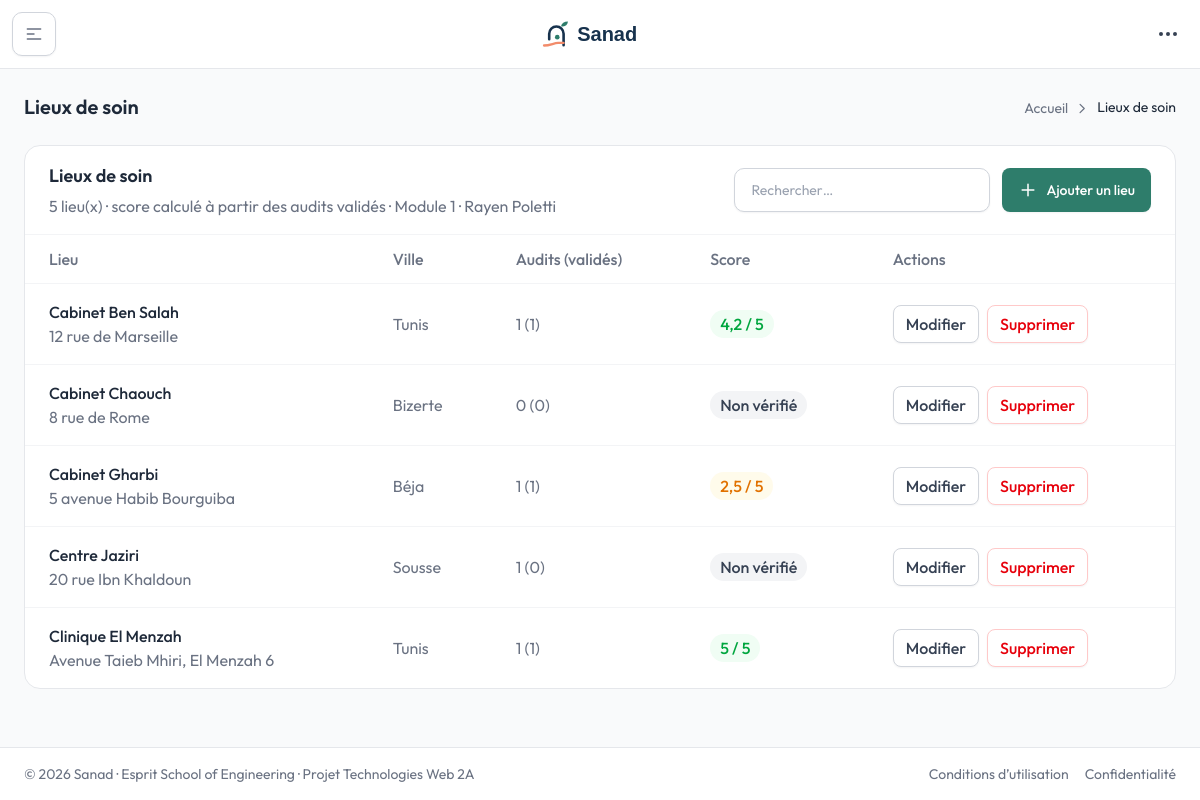
/backoffice/index.php?page=lieux (signed in), run on the app's committed database.
### tables this page shows
CREATE TABLE lieu (
  id INT AUTO_INCREMENT PRIMARY KEY,
  nom VARCHAR(100) NOT NULL,
  adresse VARCHAR(200) NOT NULL,
  ville VARCHAR(50) NOT NULL,
  latitude DECIMAL(9,6) NULL,
  longitude DECIMAL(9,6) NULL,
  scoreAccessibilite DECIMAL(3,1) NULL
);

### backoffice/Controllers/Controller.php (called while the page is built, shortened)
<?php
abstract class Controller
{
    protected function render(string $view, array $data = [], ?string $scriptsView = null): void
    {
        $content      = $this->capture(__DIR__ . '/../Views/' . $view . '.php', $data);
        require_once __DIR__ . '/../Views/includes/layout.php';
    }
    protected function capture(string $file, array $data = []): string
    {
        extract($data);
        require $file;
        return (string) ob_get_clean();
    }
}

### backoffice/Controllers/LieuController.php (called while the page is built, shortened)
<?php
class LieuController extends Controller
{
    private PDO $db;
    public function __construct()
    {
        $this->db = Database::getConnexion();
    }
    public function index(): void
    {
        $q = trim((string) ($_GET['q'] ?? ''));
        $sql = "SELECT l.*, COUNT(a.id) AS nbAudits, SUM(CASE WHEN a.statut = 'valide' THEN 1 ELSE 0 END) AS nbValides
                  FROM lieu l LEFT JOIN audit a ON a.lieuId = l.id";
        $params = [];
        $stmt = $this->db->prepare($sql . ' GROUP BY l.id, l.nom, l.adresse, l.ville, l.latitude, l.longitude, l.scoreAccessibilite ORDER BY l.nom');
        $stmt->execute($params);
        $lignes = array_map(fn($r) => ['lieu' => Lieu::fromArray($r), 'nbAudits' => (int) $r['nbAudits'], 'nbValides' => (int) $r['nbValides']], $stmt->fetchAll());
        $this->render('lieux', ['lignes' => $lignes, 'q' => $q, 'csrfToken' => $this->csrf(), 'flash' => AuthController::prendreFlash()]);
    }
}

### backoffice/index.php (called while the page is built, shortened)
<?php
require_once __DIR__ . '/config.php';
require_once __DIR__ . '/Controllers/Controller.php';
require_once __DIR__ . '/Views/includes/helpers.php';
$page = (string) ($_GET['page'] ?? 'dashboard');
[$controller, $action] = $routes[$page];
(new $controller())->$action();

### backoffice/config.php (called while the page is built, shortened)
<?php
class Database
{
    private static ?PDO $pdo = null;
    public static function getConnexion(): PDO
    {
        if (self::$pdo === null) {
            try {
                self::$pdo = new PDO(
                    'mysql:host=' . self::HOST . ';dbname=' . self::DBNAME . ';charset=utf8mb4',
                    self::USER,
                    self::PASSWORD,
                    [
                        PDO::ATTR_ERRMODE            => PDO::ERRMODE_EXCEPTION,
                        PDO::ATTR_DEFAULT_FETCH_MODE => PDO::FETCH_ASSOC,
                        PDO::ATTR_EMULATE_PREPARES   => false,
                    ]
                );
            } catch (PDOException $e) {
                error_log($e->getMessage());
                http_response_code(500);
                die('Erreur : connexion à la base de données impossible. Vérifiez config.php et que MySQL est démarré.');
            }
        }
        return self::$pdo;
    }
}
if (!function_exists('e')) {
    function e($value): string
    {
        return htmlspecialchars((string) ($value ?? ''), ENT_QUOTES, 'UTF-8');
    }
}

### backoffice/Models/Lieu.php (called while the page is built, shortened)
<?php
class Lieu
{
    private ?int $id = null;
    private ?string $nom = null;
    private ?string $adresse = null;
    private ?string $ville = null;
    private ?float $scoreAccessibilite = null;
    public static function fromArray(array $row): self
    {
        $o = new self();
        foreach ($row as $key => $value) {
            if (property_exists($o, $key) && $value !== null) {
                $o->$key = $value;
            }
        }
        return $o;
    }
    public function getId(): ?int
    {
        return $this->id;
    }
    public function getNom(): ?string
    {
        return $this->nom;
    }
    public function getAdresse(): ?string
    {
        return $this->adresse;
    }
    public function getVille(): ?string
    {
        return $this->ville;
    }
    public function getScoreAccessibilite(): ?float
    {
        return $this->scoreAccessibilite;
    }
    public function estVerifie(): bool
    {
        return $this->scoreAccessibilite !== null;
    }
}

### backoffice/Views/lieux.php (the view, shortened to what this page needs)
<?php
$td = CLASSE_CELLULE;
?>
<?= filAriane('Lieux de soin') ?>
<div class="rounded-2xl border border-gray-200 bg-white dark:border-gray-800 dark:bg-white/3">
  <?= enteteListe('Lieux de soin', count($lignes) . ' lieu(x) · score calculé à partir des audits validés · Module 1 · Rayen Poletti', 'lieux', $q, 'index.php?page=lieu-form', 'Ajouter un lieu') ?>
  <?= debutTableau(['Lieu', 'Ville', 'Audits (validés)', 'Score', 'Actions']) ?>
    <?php foreach ($lignes as $ligne): $l = $ligne['lieu']; ?>
      <tr class="transition hover:bg-gray-50/50 dark:hover:bg-white/2">
        <td class="<?= $td ?>"><span class="block font-medium text-gray-800 dark:text-white/90"><?= e($l->getNom()) ?></span><span class="text-theme-xs"><?= e($l->getAdresse()) ?></span></td>
        <td class="<?= $td ?>"><?= e($l->getVille()) ?></td>
        <td class="<?= $td ?>"><?= (int) $ligne['nbAudits'] ?> (<?= (int) $ligne['nbValides'] ?>)</td>
        <td class="<?= $td ?>"><?= $l->estVerifie() ? badge(nombre($l->getScoreAccessibilite(), 1) . ' / 5', $l->getScoreAccessibilite() >= 4 ? 'vert' : ($l->getScoreAccessibilite() >= 2.5 ? 'orange' : 'rouge')) : badge('Non vérifié') ?></td>
        <td class="<?= $td ?>"><div class="flex flex-wrap items-center gap-2">
          <?= boutonModifier('index.php?page=lieu-edit&id=' . (int) $l->getId()) ?>
          <?= boutonAction('index.php?page=lieu-delete', (int) $l->getId(), $csrfToken, 'Supprimer', 'danger', 'Supprimer « ' . $l->getNom() . ' » et tous ses audits ?') ?>
        </div></td>
      </tr>
    <?php endforeach; ?>
  <?= finTableau(count($lignes), 5, $q !== '' ? 'Aucun lieu ne correspond à la recherche.' : 'Aucun lieu pour le moment.') ?>
</div>

### data on the page
lieu: nom "Cabinet Ben Salah", adresse "12 rue de Marseille", ville "Tunis"
lieu: nom "Cabinet Chaouch", adresse "8 rue de Rome", ville "Bizerte"
lieu: nom "Cabinet Gharbi", adresse "5 avenue Habib Bourguiba", ville "Béja"
lieu: nom "Centre Jaziri", adresse "20 rue Ibn Khaldoun", ville "Sousse"
lieu: nom "Clinique El Menzah", adresse "Avenue Taieb Mhiri, El Menzah 6", ville "Tunis"

### other printed values
$titre "Lieux de soin"
$sousTitre "5 lieu(x) · score calculé à partir des audits validés · Module 1 · Rayen Poletti"
$libelleAjout "Ajouter un lieu"
$c "Lieu"
$c "Ville"
$c "Audits (validés)"
$c "Score"
$c "Actions"
$ligne['nbAudits'] "1"
$ligne['nbValides'] "1"
$libelle "4,2 / 5"
$ligne['nbAudits'] "0"
$ligne['nbValides'] "0"
$libelle "Non vérifié"
$libelle "2,5 / 5"
